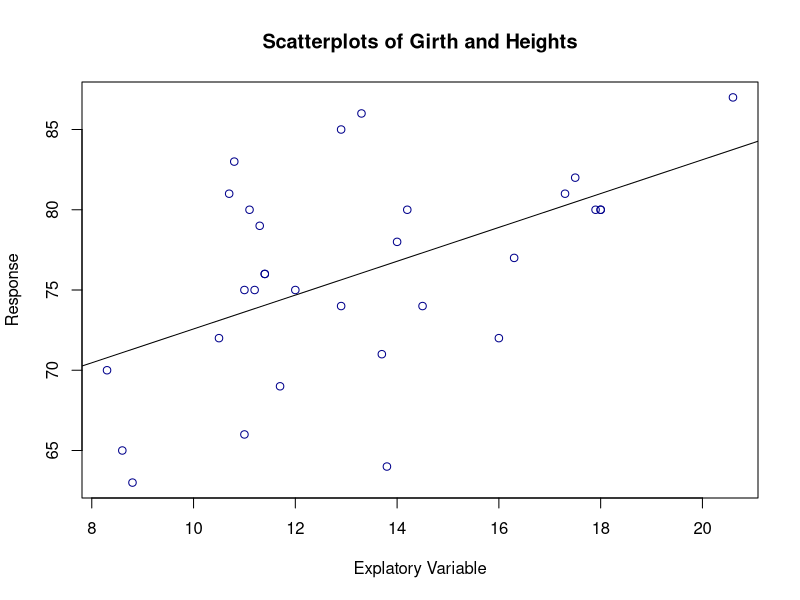
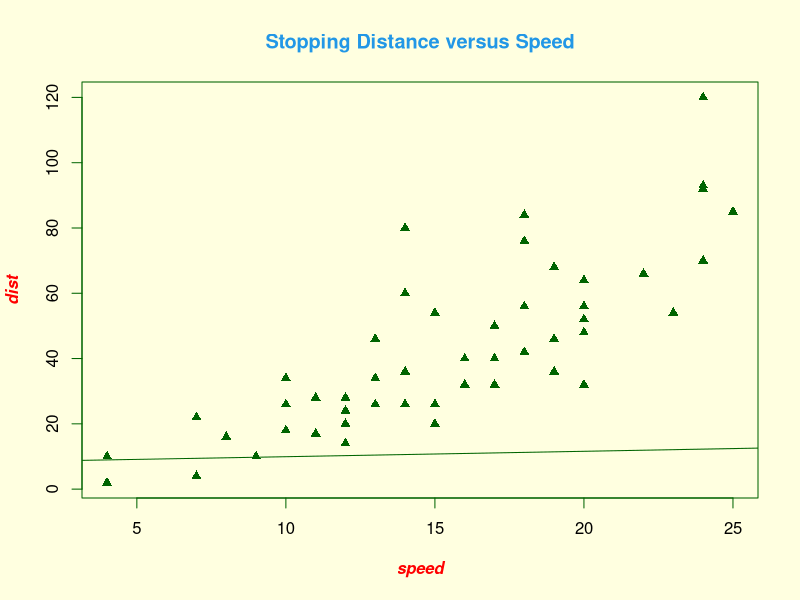
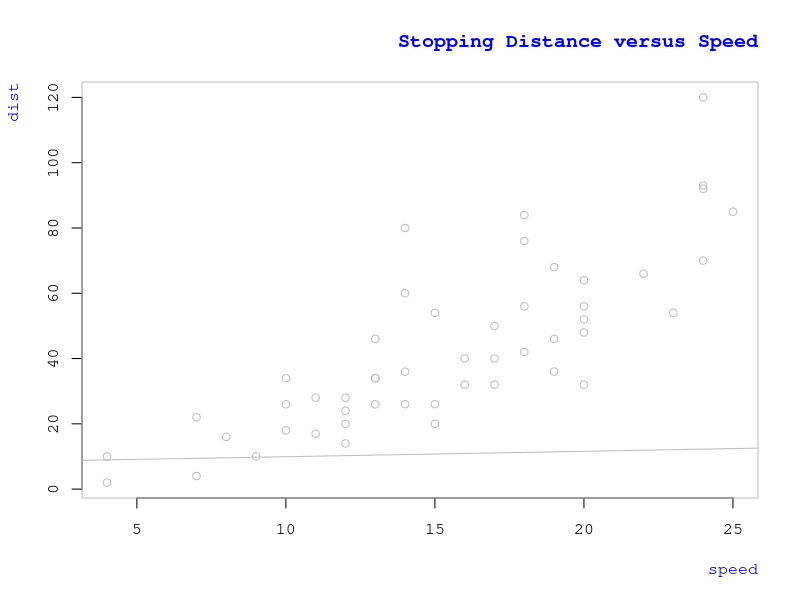
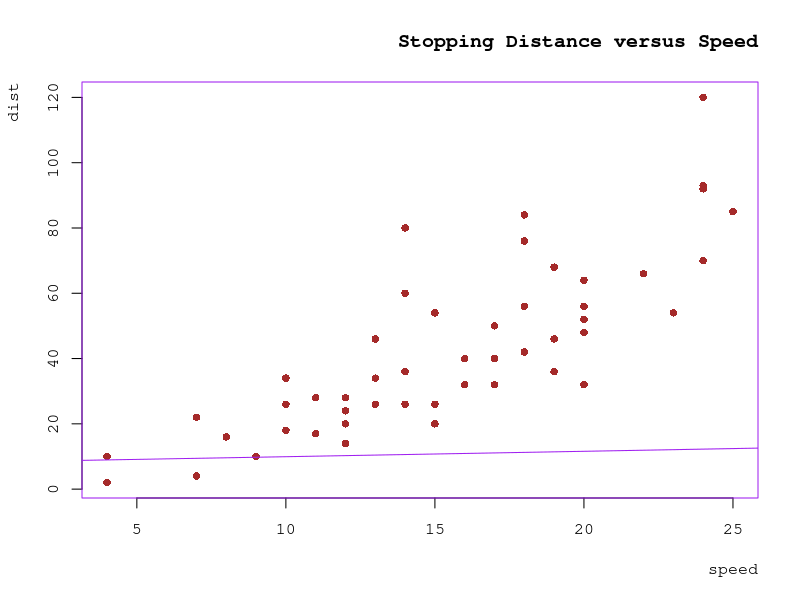
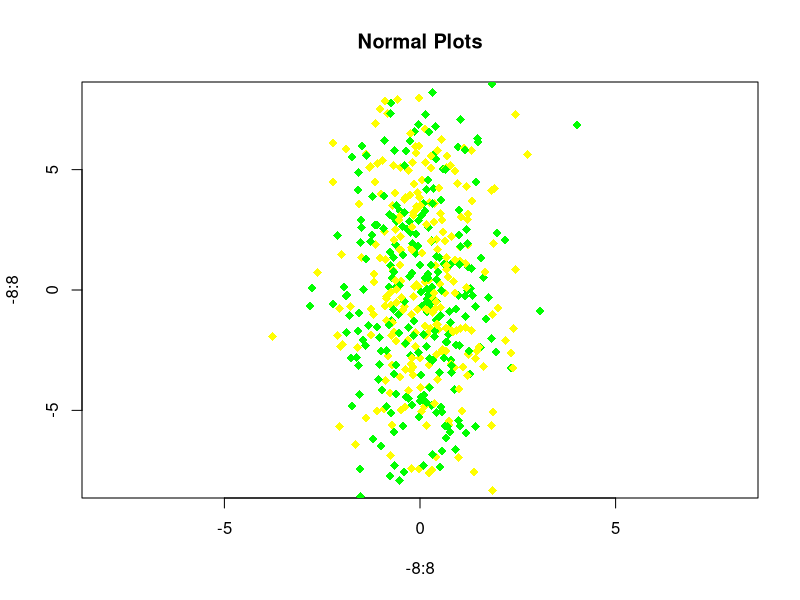
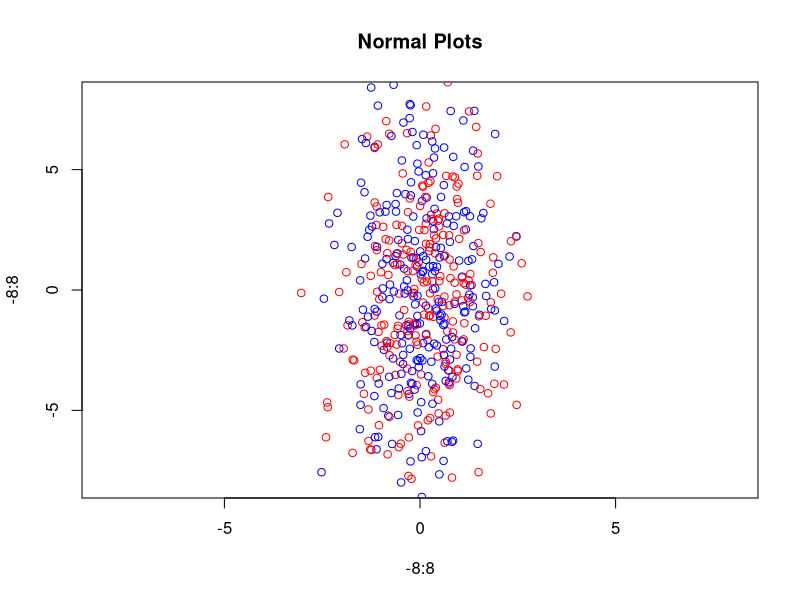
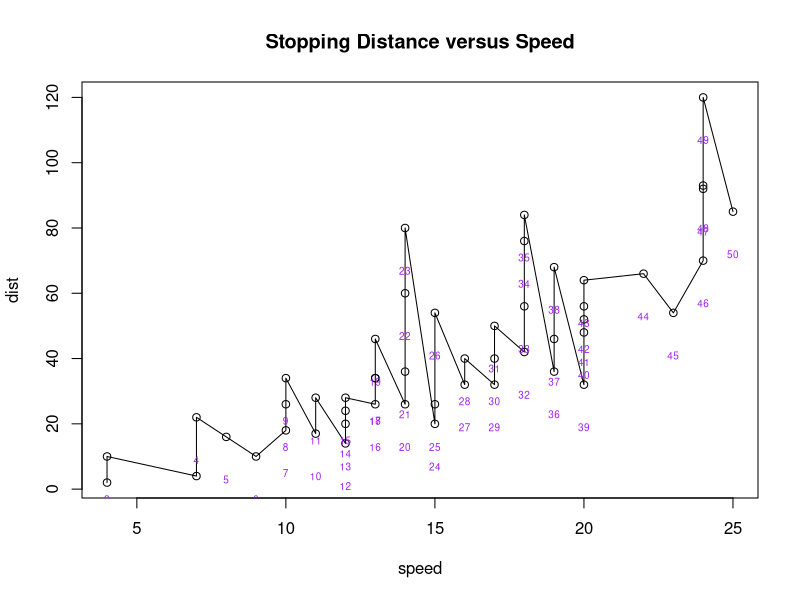
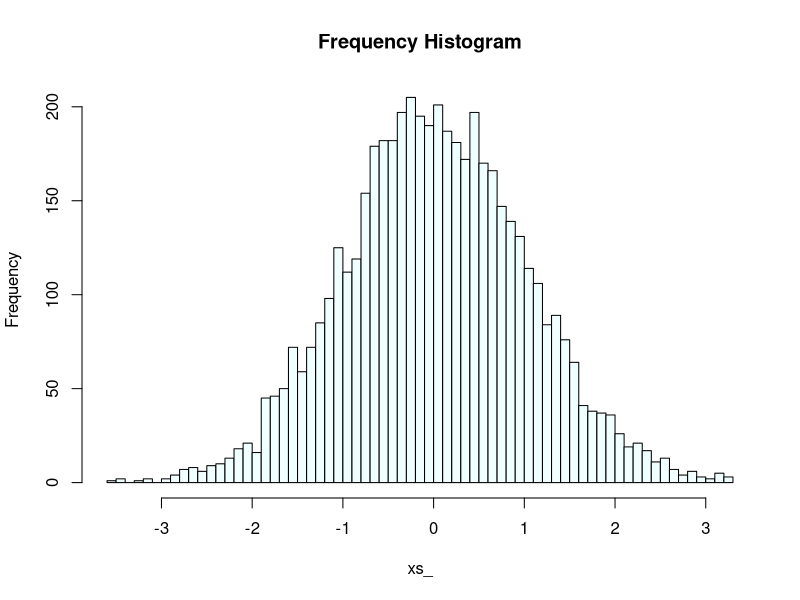

These charts were generated, in order, by the following R code:
# Basic Graphical Devices for R Visualizations


#############################################


# I. Basic Graphical Devices in R

# R itself contains many built-in graphical features, which can be used extensively for explorative data analyses, model diagnostics and final presentation of reserach results.
# Common functions in base R include plot(), abline(), points(), line(), text(), hist(), par(), curve(), density() etc.
# We illustrate our examples using a few datasets that are directly stored in R already.

PackageTest <- function(x){
                 if (!require(x,character.only = TRUE)){
                   install.packages(x,dep=TRUE)
                   if(!require(x,character.only = TRUE)) stop("Package not found")
                 }
               }
PackageTest("ggplot2")
PackageTest("grDevices")

data(trees)
data(mtcars)
data(cars)
object <- c(class(trees), class(mtcars), class(cars))
object
rm(object) # removing the object after the check 

# We first study the plot() function, which is used to plot R objects (this is one of the most generic function in R).
# This function is extremely useful for scatterplots (so the plot doesn't have any lines connecting the dots).
# Thus it is common to apply this function paired with the abline() function, which is used to draw a single straight line (not necessarily vertical or horizontal).

attach(trees)
plot(x=Girth, y=Height, col="dark blue", xlab="Explatory Variable", ylab="Response", type='point', main='Scatterplots of Girth and Heights') # scatterplot
abline(lm(Height~Girth)) # adding a regression line
detach(trees)

# Before digging further into each functions, it's useful to understand how to set parameters and  combine graphs to save spaces.
# The par() function is used to set or query graphical parameters. 
# Parameters can be set by specifying them as arguments to par in tag = value form, or by passing them as a list of tagged values. 
# One can customize many features of your graphs through graphic options. 
# If you set parameter values here, the changes will be in effect for the rest of the session or until you change them again. 
# To view current settings of the graphical devices, simply type par().
# To change the current settings, simply use the objects nested in the par().
# The parameters can be either written in words or in a numerical way. 
# For example, the color chart at http://research.stowers-institute.org/efg/R/Color/Chart/index.htm gives you more color options than English description. 
# For lines, lty gives line types (dotted or straight etc.) while lwy denotes line width relative to its default.
# For margins, mar gives a numerical vector of the form c(bottom, left, top, right) which denotes the number of lines of margin to be specified on the four sides of the plot. 
# The default margin is c(5, 4, 4, 2) + 0.1.
# The value of adj determines the way in which text strings are justified in functions text(), mtext() and title(). 
# A value of 0 produces left-justified text, 0.5 (the default) centered text and 1 right-justified text.

attach(cars)
dev.new()
par(col.lab="red", bg='light yellow', fg='dark green', col.main=4, font.lab=4) # red x and y labels with yellow background and green frame
plot(cars, main = "Stopping Distance versus Speed", type='p', pch=17)
abline(lm(speed~dist))
dev.new()
par(col.lab="blue", family='mono', adj=1, col='grey', col.main='blue') # family is the font family (style) 
plot(cars, main = "Stopping Distance versus Speed", type='p')
abline(lm(speed~dist))
dev.new()
par(family='mono', adj=1, col='purple', pch=16) # family is the font family (style) 
plot(cars, main = "Stopping Distance versus Speed", col='brown')
abline(lm(speed~dist))
detach(cars)

# We now examine the points() function used to draw a sequence of points at the specified coordinates.
# In the points() function, the argument 'pch' is point type (see the online documentation for the options).
# Also in the function, argument 'cex' denotes symbol or character expansion (it controls the point size here).
# Of course, these values can be set in par() too. 
# The general rule of thumb of setting parameters is that we should try to respect the default, unless we are in a corporate setting where there are restrict requirements for presentation.

dev.new()
plot(-8:8, -8:8, type = "n", main='Normal Plots')  # setting up coordinate system (type='n' means noprint)
points(x=rnorm(n=500, mean=0, sd=1), y=rnorm(n=500, mean=0, sd=4), col = c("green", "yellow"), cex=1.2, pch=18)
dev.new()
plot(-8:8, -8:8, type = "n", main='Normal Plots')  # setting up coordinate system (type='n' means noprint)
points(x=rnorm(n=500, mean=0, sd=1), y=rnorm(n=500, mean=0, sd=4), col = c("red", "blue"), cex=1, pch=21)

# We now study the lines() function, which is a generic function taking coordinates given in various ways and joining the corresponding points with line segments.
# Be cautious when using this function, because this can make your graph very jagged.
# Similarly, the text() function should be used with caution too when you have a densely populated graph, as this could make your graph look ugly.
# The argument 'y' is allowed to be missing since xy.coords(x, y) is used for construction of the coordinates.
# The 'offset' variable determines how much is the label situated away from the point.
# The 'pos' value determines the location/direction of the label w.r.t the point.
# The 'cex' value is a numerical value giving the amount by which plotting text and symbols should be magnified relative to the default.
# Simply put, the 'cex' value indicates the amount by which plotting text and symbols should be scaled relative to the default. 
# For cex, 1=default, 1.5 is 50% larger, 0.5 is 50% smaller, etc. 
# The cex.axis denotes the magnification of axis annotation relative to cex.
# In the same way, cex.lab controls the magnification of x and y labels relative to cex.

attach(cars)
dev.new()
plot(cars, main = "Stopping Distance versus Speed", type='p')
lines(cars) # connecting by lines (better used when the data size is small)
text(x=speed, y=dist, pos=1, offset=2, cex=0.6, col='purple')
detach(cars)

# Finally we study the hist() and density() function.
# When it comes to plotting density, it's common to combine the histogram and the density curve onto one graph.
# This can be achieved by using command par(new=TRUE).

xs_ <- rnorm(5000, 0, 1)
dev.new()
hist(xs_, breaks=50, col='Azure', main='Frequency Histogram') # the 'breaks' argument gives the number of cells for the histogram
dev.new()
hist(xs_, breaks=50, col='beige', freq=FALSE, main="", xlab=NULL) # freq=FALSE indicates that the plot gives density instead of frequency (counts)
par(new=TRUE) # this helps integrating two graphs into a single one (not juxtaposing them)
plot(density(xs_), main='Density Plot')
rm(xs_)


# II. Graphic Enhancements

# The most powerful package in R ggplot2 adds aesthetic values to graphics in R. 
# The 'ggplot2' package 'thinks' of the data in terms of geometry, and the syntax are designed as layers on top of each other.
# So in command lines there will be a lot of 'geom_*()' type of code calls (* here means wild card).
# For example, you can have geom_points(), geom_lines(), geom_polygons(), geom_bars(), geom_abline(), geom_bar(), and geom_density(). etc.
# The package 'ggplot2' also applies many aesthetics, such as color, shapes, transparency etc.
# Aesthetics are usually applied by 'mapping' a column (variable) in the data frame to that aesthetic.
# For example, the scale_color_gradient() function controls the gradient/step of the color change.
# Also in the package, the function aes() creates a list of unevaluated expressions.
# It also performs partial name matching, converts color to colour, and old style R names to ggplot names (eg. pch to shape, cex to size).
# We give a quick peek at this powerful package in this section, but further studies on 'ggplot2' will need a completely separate lecture.
# We start with the function qplot(), then move onto other functions.

xs <- rnorm(10000, 0, 1)
dev.new()
qplot(xs, main='Frequency Table for xs') # qplot is like a histogram plot (y-axis is the count)
dev.new()
qplot(xs, xlim=c(-3,3), ylim=c(0,900), main='Frequency Table for xs') # the xlim and ylim set limits for the axis (putting a constraint)
dev.new()
plot(x=mtcars$wt, y=mtcars$mpg, pch=24) # basic plot in base R settings

# We now move onto adding aethetics for R (by adding different layers syntaxwise).

m1 <- ggplot(mtcars, aes(wt, mpg)) # no need to use the attach() function to call the variables
typeof(m1) # list
class(m1) # "gg" "ggplot"
mode(m1) # list
dev.new()
m1 + geom_point() # this gives the basic ggplots
dev.new()
m1 + geom_point(aes(color = qsec)) # adding aesthetic color mapping based on the variable qsec
dev.new()
m1 + geom_point(aes(alpha = qsec)) # alpha controls transparency
dev.new()
m1 + geom_point(aes(color = factor(cyl))) # color based on the factor level of other variables (cyl in this case)
dev.new()
m1 + geom_point(aes(shape = factor(cyl))) # shape based on the factor level of other variables (cyl in this case)
dev.new()
m1 + geom_point(aes(size = qsec)) # point size
dev.new()
m1+ geom_point(aes(color = cyl)) + scale_color_gradient(low = "yellow", high='blue')
dev.new()
m1 + geom_point(aes(size = qsec)) + scale_size_area()
dev.new()
m1 + geom_point(aes(size = qsec)) + scale_shape(solid = F)
dev.new()
m2 <- ggplot(mtcars, aes(hp, fill=factor(cyl), color=factor(cyl)))
m2 + geom_density() # creating solid area filled with color based on the factor level of the variable cyl
dev.new()
m3 <- ggplot(mtcars, aes(hp, fill=factor(cyl), color=factor(cyl)))
m3 + geom_density(position='fill', alpha=0.5) # position='fill' indicates the whole graph will be filled (with colors in this case)


# III. Graphical Output and Presentation

# When we making presentations, it's useful to save/output your plots for future use.
# To save png(), jpeg, bmp, or tiff files, we can use their corresponding functions, as long as we put a dev.off() at the end.
# The dev.off() function shuts down the specified (by default the current) device, and if the current device is shut down and any other devices are open, the next open device is made current. 
# If you save multiple graphs, you do not need to use dev.new() between each one.
# For presentation (using lyx), pdf() is the best choice beause it's resizable (jpeg cannot, for example).
# We first get two jpeg files, then we obtain the pdf output.

getwd() # check this location to obtain all outputs later
attach(trees)
jpeg("trees.jpeg")
plot(x=Girth, y=Height, col="dark blue", xlab="Explatory Variable", ylab="Response", type='point', main='Scatterplots of Girth and Heights') # scatterplot
abline(lm(Height~Girth)) # adding a regression line
dev.off()
detach(trees)
attach(cars)
jpeg("cars.jpeg")
par(col.lab="red", bg='light yellow', fg='dark green', col.main=4, font.lab=4) # red x and y labels with yellow background and green frame
plot(cars, main = "Stopping Distance versus Speed", type='p', pch=17)
abline(lm(speed~dist))
dev.off()
detach(cars)

# Producing pdf is similar to producing jpeg, and it works for outputs of 'ggplot2' too.

pdf("m3.pdf", paper='USr') # paper orientation is landscape
m3 <- ggplot(mtcars, aes(hp, fill=factor(cyl), color=factor(cyl)))
m3 + geom_density(position='fill', alpha=0.5) # position='fill' indicates the whole graph will be filled (with colors in this case)
dev.off()


# References:
# http://www.stat.wisc.edu/~gvludwig/327-5/ggplot2_(fabrizzio)
# http://togaware.com/onepager/
# http://handsondatascience.com/GGPlot2O.pdf
# http://www.statmethods.net/advgraphs/parameters.html
# http://www.cookbook-r.com/Graphs/Histogram_and_density_plot/
# http://research.stowers-institute.org/efg/R/Color/Chart/index.htm
# http://www.statmethods.net/advgraphs/ggplot2.html
# http://docs.ggplot2.org/current/ 
# http://www.r-bloggers.com/how-to-replace-a-pie-chart/
# http://www.r-bloggers.com/japans-ageing-population-animated-with-r/
# http://www.r-bloggers.com/creating-shaded-areas-in-r/
# http://www.r-bloggers.com/r-graphics-margins-are-way-to-large/
# http://statistics.berkeley.edu/computing/saving-plots-r

